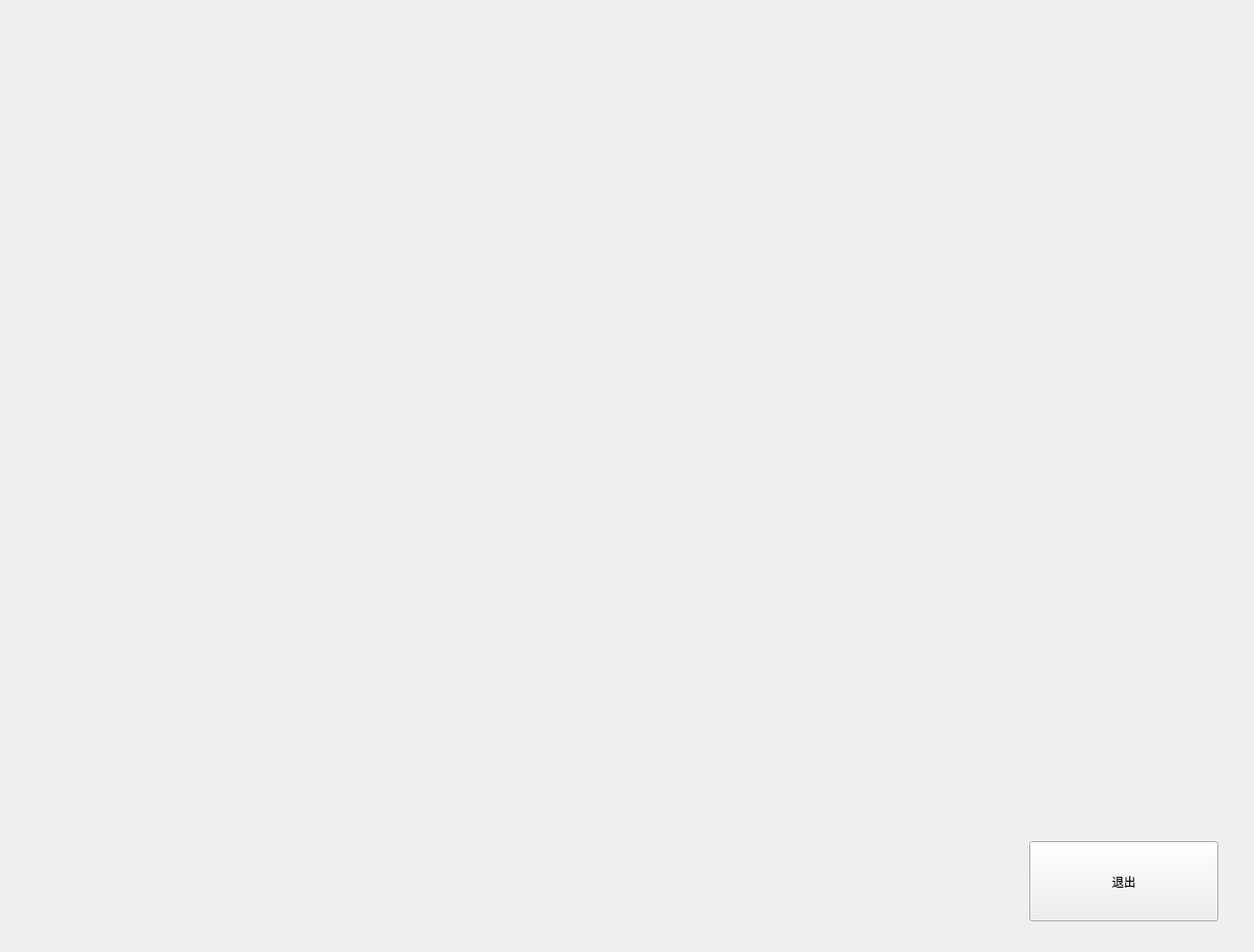
<?xml version="1.0" encoding="UTF-8"?>
<ui version="4.0">
 <class>doctorDPCP</class>
 <widget class="QWidget" name="doctorDPCP">
  <property name="geometry">
   <rect>
    <x>0</x>
    <y>0</y>
    <width>1267</width>
    <height>962</height>
   </rect>
  </property>
  <property name="windowTitle">
   <string>Form</string>
  </property>
  <widget class="QPushButton" name="exit">
   <property name="geometry">
    <rect>
     <x>1040</x>
     <y>850</y>
     <width>191</width>
     <height>81</height>
    </rect>
   </property>
   <property name="text">
    <string>退出</string>
   </property>
  </widget>
 </widget>
 <resources/>
 <connections>
  <connection>
   <sender>exit</sender>
   <signal>clicked()</signal>
   <receiver>doctorDPCP</receiver>
   <slot>close()</slot>
   <hints>
    <hint type="sourcelabel">
     <x>1135</x>
     <y>890</y>
    </hint>
    <hint type="destinationlabel">
     <x>633</x>
     <y>480</y>
    </hint>
   </hints>
  </connection>
 </connections>
</ui>
